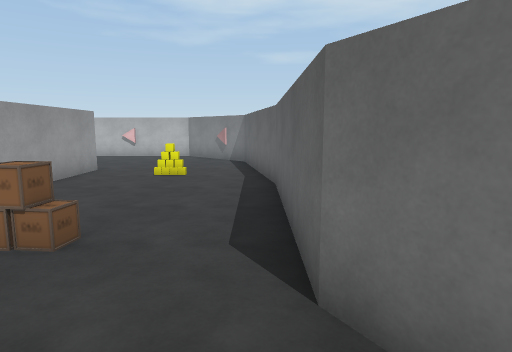
View 1 (above)

17 first-person views from a walk through a Unity game level. The camera is 1.4 m above the floor, tilts 8° down and sees 75° across. The floor is counted in squares, 1 m on a side. Each view is taken from the middle of a square. On the plan, view 1 faces up. The plan holds only what a view shows up to about 15 squares ahead; the rest is blank. The place goes on beyond the plan. The player is left out. Some surface patterns are stand-ins.

View 2
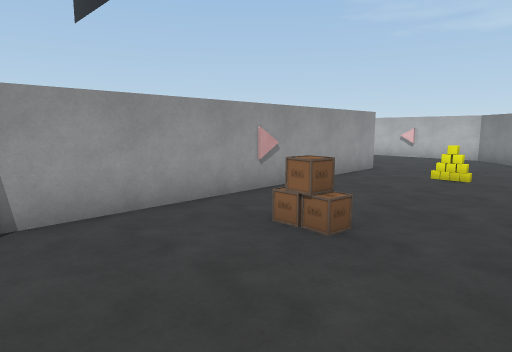

View 3
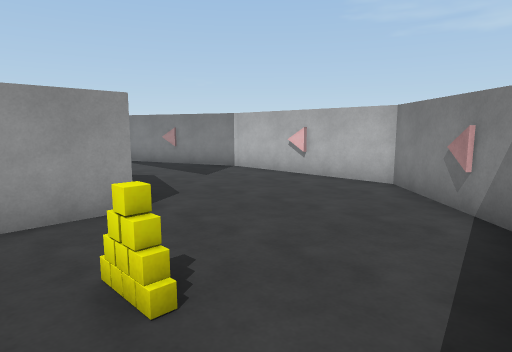

View 4
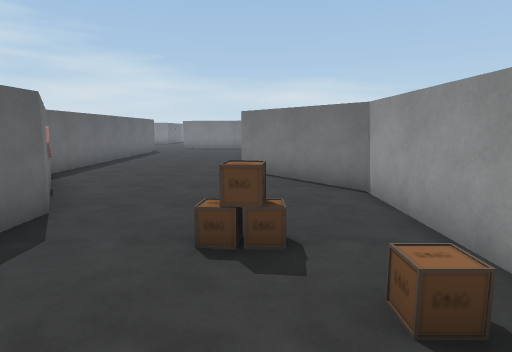

View 5
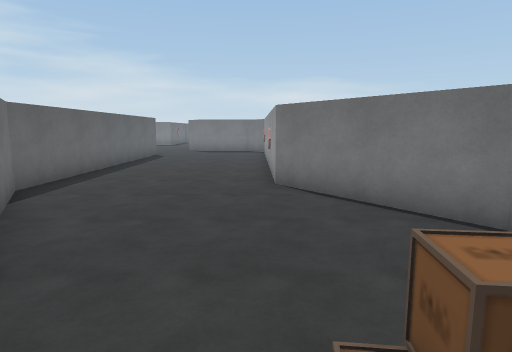

View 6
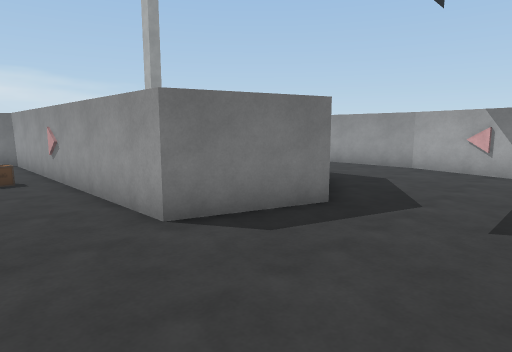

View 7
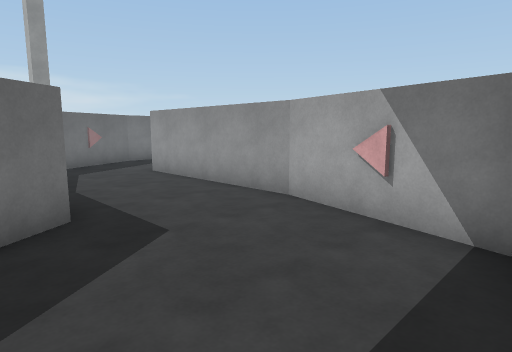

View 8
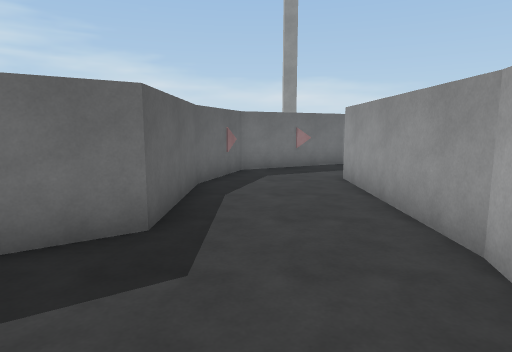

View 9
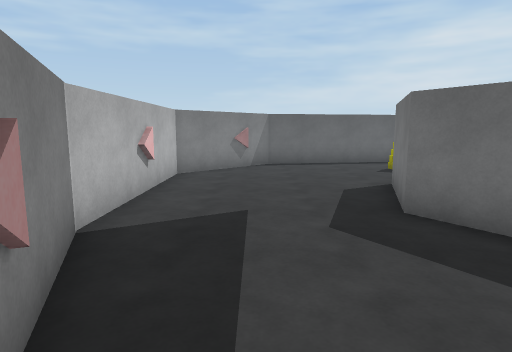

View 10
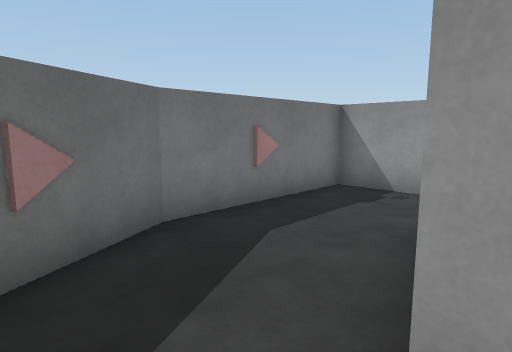

View 11
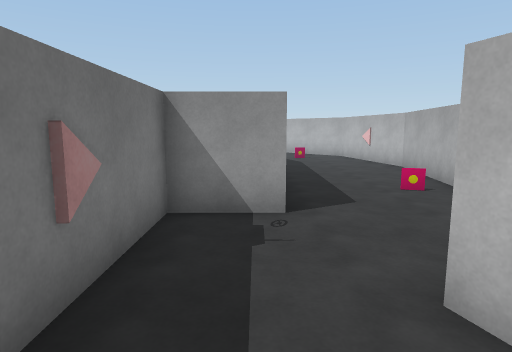

View 12
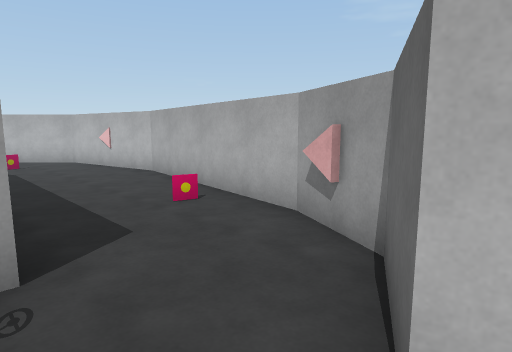

View 13
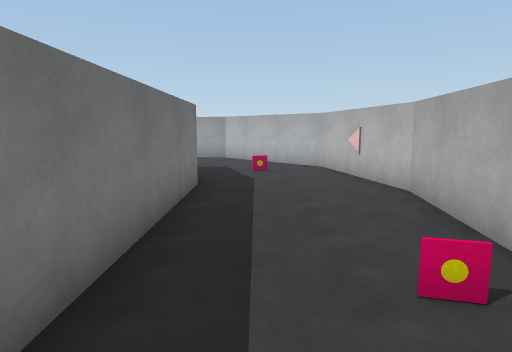

View 14
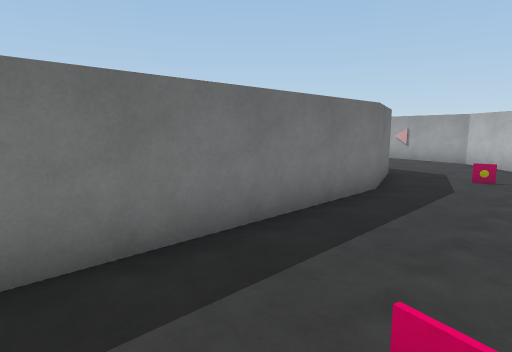

View 15
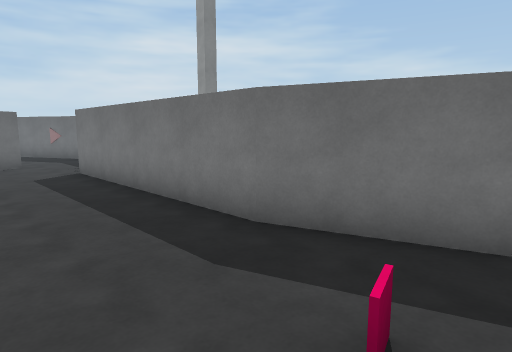

View 16
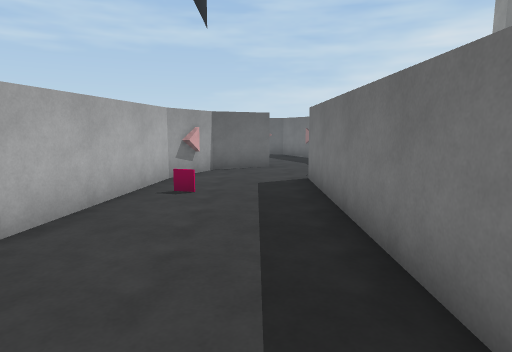

View 17
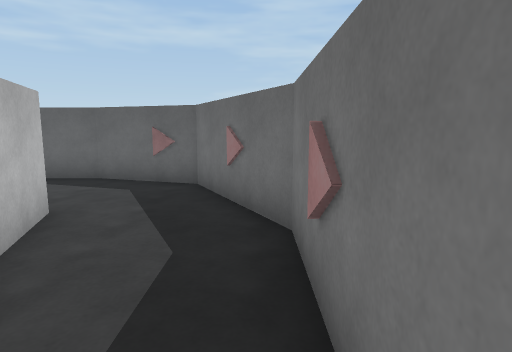

### Floor plan
Points are (right, up) in squares from view 1. A wall is a line through its corners. A room is listed if a view was taken in it or the views show most of it. See-through windows are left out.
Room 1 (views 1, 2, 3, 4, 5, 6, 7, 8, 9, 10)
walls: (-13.4, 3.1) (-12.5, 3.5) (-11.5, 6.5) (-11.5, 10.5) (-8.5, 12.5) (-5.5, 11.5) (-5.5, 0.5) (-2.5, -3.5) (-2.5, -7); (-15.5, 11.6) (-15.5, 5.5); (2.9, -1.5) (0.5, 2.5) (0.5, 8.5) (-0.5, 14.5) (-3.5, 17.5) (-9.5, 17.5) (-14.5, 15.5) (-15.5, 11.4); (3.5, -7.5) (3.5, -2.5)
ways out: opening at (-14.5, 4.5) to room 2
objects: pyramid (-3, 10)
Room 2 (views 11, 12, 13, 14, 15, 16, 17)
walls: (-15.5, 5.5) (-18.5, 4.5) (-19.5, 6.5) (-21.5, 7.5) (-28.5, 8.5) (-33.6, 7.5); (-20.3, 6.8) (-21, 7); (-32.5, 2.5) (-29.5, 3.5) (-21.5, 3.5) (-21.5, 1.5) (-16.5, 1.5) (-13.4, 3.1)
ways out: opening at (-14.5, 4.5) to room 1; gap at (-33, 2)

Positions as (right, up) in squares from view 1, and headings:
1: (0, 0), facing up
2: (0, 0), facing up-left
3: (0, 9), facing up-left
4: (-3, 8), facing down
5: (-2, 5), facing down
6: (-3, 16), facing down-left
7: (-10, 16), facing down-left
8: (-13, 15), facing down
9: (-14, 15), facing right
10: (-14, 6), facing down-left
11: (-16, 3), facing left
12: (-18, 3), facing up-left
13: (-21, 5), facing left
14: (-22, 7), facing down-left
15: (-33, 7), facing down-right
16: (-31, 5), facing right
17: (-21, 2), facing right
